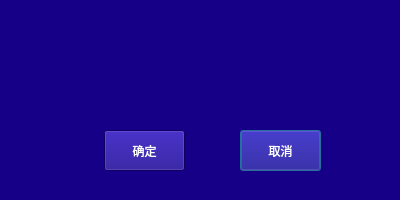
<?xml version="1.0" encoding="UTF-8"?>
<ui version="4.0">
 <class>MsgBox</class>
 <widget class="QDialog" name="MsgBox">
  <property name="windowModality">
   <enum>Qt::WindowModal</enum>
  </property>
  <property name="geometry">
   <rect>
    <x>0</x>
    <y>0</y>
    <width>400</width>
    <height>200</height>
   </rect>
  </property>
  <property name="styleSheet">
   <string notr="true">background-color: rgb(22, 0, 136);
font: 16pt &quot;宋体&quot;;
color: rgb(255, 255, 255);</string>
  </property>
  <widget class="QPushButton" name="pushButton">
   <property name="geometry">
    <rect>
     <x>240</x>
     <y>130</y>
     <width>81</width>
     <height>41</height>
    </rect>
   </property>
   <property name="text">
    <string>取消</string>
   </property>
  </widget>
  <widget class="QPushButton" name="pushButton_2">
   <property name="geometry">
    <rect>
     <x>104</x>
     <y>130</y>
     <width>81</width>
     <height>41</height>
    </rect>
   </property>
   <property name="text">
    <string>确定</string>
   </property>
  </widget>
  <widget class="QLabel" name="label">
   <property name="geometry">
    <rect>
     <x>40</x>
     <y>60</y>
     <width>301</width>
     <height>51</height>
    </rect>
   </property>
   <property name="styleSheet">
    <string notr="true">font: 18pt &quot;黑体&quot;;
color: rgb(255, 255, 255);</string>
   </property>
  </widget>
  <widget class="QLabel" name="label_2">
   <property name="geometry">
    <rect>
     <x>10</x>
     <y>10</y>
     <width>161</width>
     <height>31</height>
    </rect>
   </property>
   <property name="styleSheet">
    <string notr="true">font: 14pt &quot;宋体&quot;;
color: rgb(255, 255, 255);</string>
   </property>
  </widget>
  <widget class="QWidget" name="widget" native="true">
   <property name="geometry">
    <rect>
     <x>0</x>
     <y>0</y>
     <width>400</width>
     <height>200</height>
    </rect>
   </property>
  </widget>
  <zorder>widget</zorder>
  <zorder>pushButton</zorder>
  <zorder>pushButton_2</zorder>
  <zorder>label</zorder>
  <zorder>label_2</zorder>
 </widget>
 <resources/>
 <connections/>
</ui>
